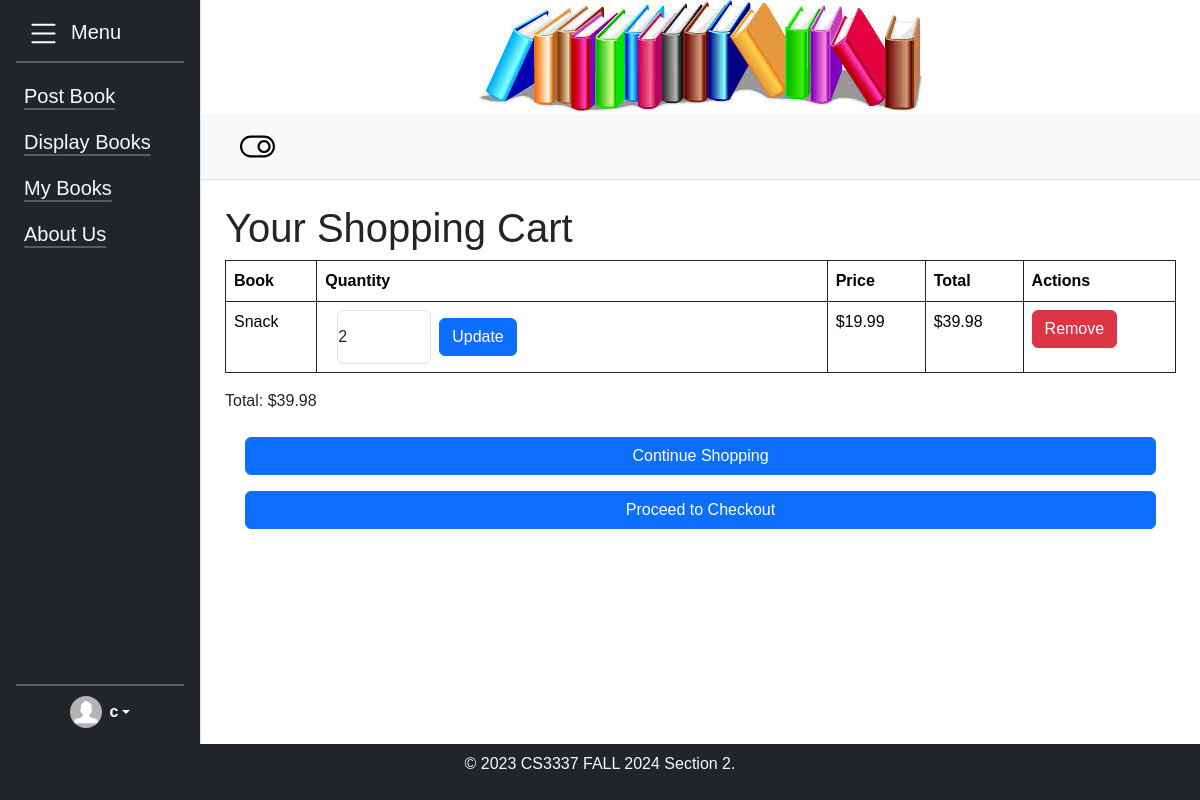
The page /cart/ (signed in) on the database as committed earlier.
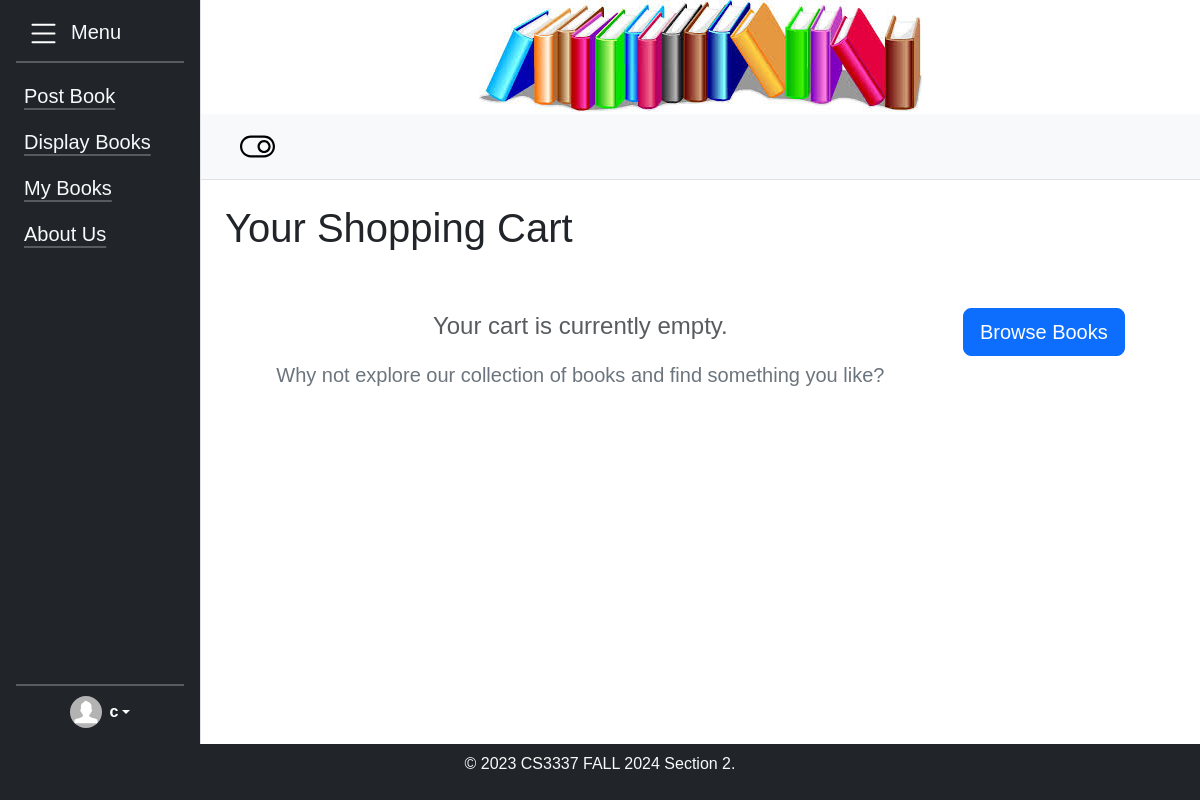
The same page on the database as committed later.
### bookMng/models.py (models this page shows, shortened)
class MainMenu(models.Model):
    item = models.CharField(max_length=200,unique=True)
    link = models.CharField(max_length=200,unique=True)

class CartItem(models.Model):
    user = models.ForeignKey(User, on_delete=models.CASCADE)
    book = models.ForeignKey(Book, on_delete=models.CASCADE)
    quantity = models.PositiveIntegerField(default=1)
    def total_price(self):
        return self.quantity * self.book.price  # Calculate total price based on quantity

class Book(models.Model):
    name = models.CharField(max_length=200)
    web = models.URLField(max_length=200)
    price = models.DecimalField(decimal_places=2, max_digits=8)
    publishdate = models.DateField(auto_now=True)
    picture = models.FileField(upload_to='bookEx/static/uploads')
    pic_path = models.CharField(max_length=300, editable=False, blank=True)
    username = models.ForeignKey(User, blank=True, null=True, on_delete=models.CASCADE)
    ratings = models.IntegerField(default=0)
    ratingscount = models.IntegerField(default=0)
    overallrating = models.IntegerField(default=0)

### bookMng/views.py (the view)
# urls.py: path('cart/', views.cart_view, name='cart_view'),
def cart_view(request):
    cart_items = CartItem.objects.filter(user=request.user)
    total = sum(item.total_price() for item in cart_items)
    return render(request, 'bookMng/cart.html', {'item_list': MainMenu.objects.all(),'cart_items': cart_items, 'total': total})

### bookEx/templates/bookMng/cart.html (shortened to what this page needs)
{% extends "base.html" %}
{% load static %}
{% block sidenav %}
    {% for item in item_list %}
    <li class="nav-item py-2 ps-2 fs-5 "><a class="link-light link-offset-2 link-underline-opacity-25 link-underline-opacity-100-hover" href="{{ item.link }}">{{ item.item }}</a></li>
    {% endfor %}
{% endblock sidenav %}
{% block content %}
        <h1>Your Shopping Cart</h1>
        <div class="container p-0 m-0">
        {% if cart_items %}
        <table class="table col p-3 table-bordered border-dark table-hover">
            <thead>
                <tr>
                    <th>Book</th>
                    <th>Quantity</th>
                    <th>Price</th>
                    <th>Total</th>
                    <th>Actions</th>
                </tr>
            </thead>
            <tbody>
                {% for item in cart_items %}
                <tr>
                    <td>{{ item.book.name }}</td>
                    <td>
                        <form action="{% url 'update_cart' item.id %}" method="POST">
                            <div class="container">
                            <input class="form-control m-0 p-0" type="number" name="quantity" value="{{ item.quantity }}" min="1" style="width: 20%;">
                            <button type="submit" class="btn btn-primary m-2">Update</button>
                            </div>
                        </form>
                    </td>
                    <td>${{ item.book.price }}</td>
                    <td>${{ item.total_price }}</td>
                    <td><a href="{% url 'remove_from_cart' item.id %}" class="btn btn-danger">Remove</a></td>
                </tr>
                {% endfor %}
            </tbody>
        </table>
        </div>
            <p class="total">Total: ${{ total }}</p>
        <div class="container-fluid mb-4">
            <a href="{% url 'displaybooks' %}" class="btn btn-primary m-2">Continue Shopping</a>
            <a href="{% url 'checkout' %}" class="btn btn-primary m-2">Proceed to Checkout</a>
        </div>
        {% else %}
            <div class="container text-center py-5">
                <div class="row mb-4">
                    <div class="col">
                        <p class="empty-cart fs-4 text-muted">Your cart is currently empty.</p>
                        <p class="lead text-secondary">Why not explore our collection of books and find something you like?</p>
                    </div>
                </div>
                <div class="row">
                    <div class="col">
                        <a href="{% url 'displaybooks' %}" class="btn btn-primary btn-lg">
                             Browse Books
                        </a>
                    </div>
                </div>
            </div>
        {% endif %}
{% endblock content %}

Rows that differ between the two databases and show on the page:
removed CartItem: book.name "Snack", quantity "2", book.price "19.99", total_price "39.98"
Other text that changed with them:
{{ total }}: "39.98" → (not shown)
text no longer shown: "Book Quantity Price Total Actions Total: $ Continue Shopping Proceed to Checkout"
text now shown: "Your cart is currently empty. Why not explore our collection of books and find something you like? Browse Books"
